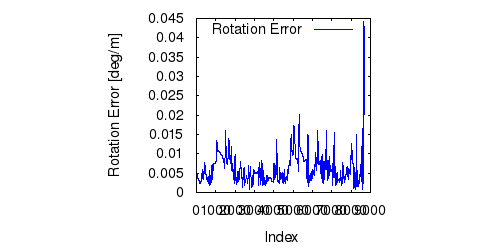

Here is the gnuplot script that generated this plot:
set term postscript eps enhanced color
set output "00_ri.eps"
set size ratio 1
set yrange [0:*]
set xlabel "Index"
set ylabel "Rotation Error [deg/m]"
plot "00_ri.txt" using 1:($2*57.3) title 'Rotation Error' lc rgb "#0000FF" pt 2 w lines
